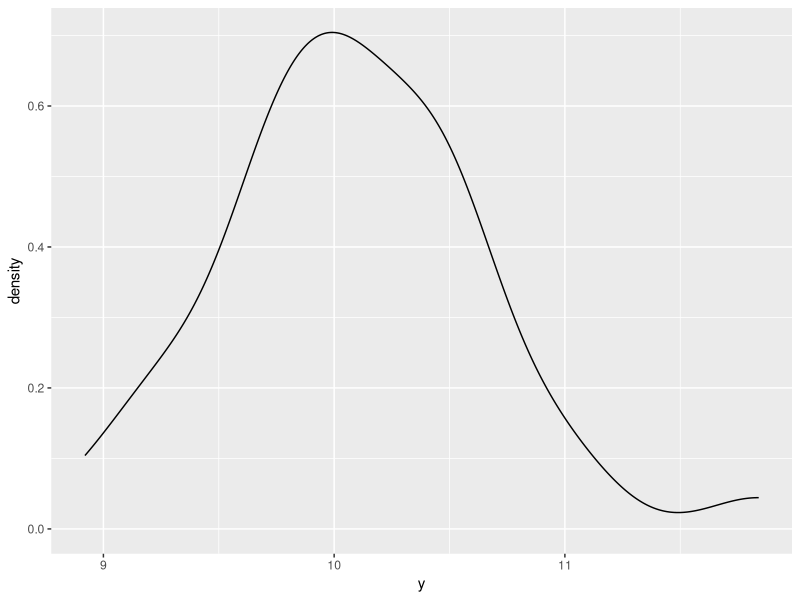
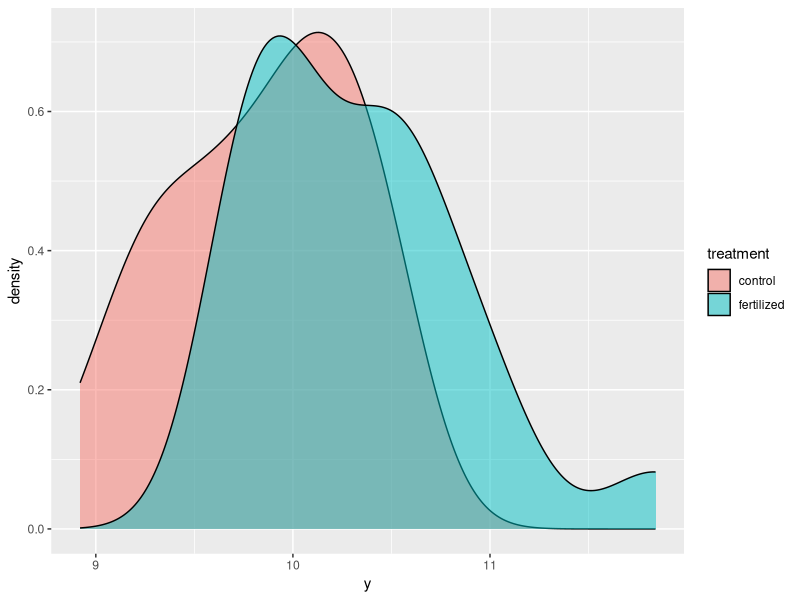
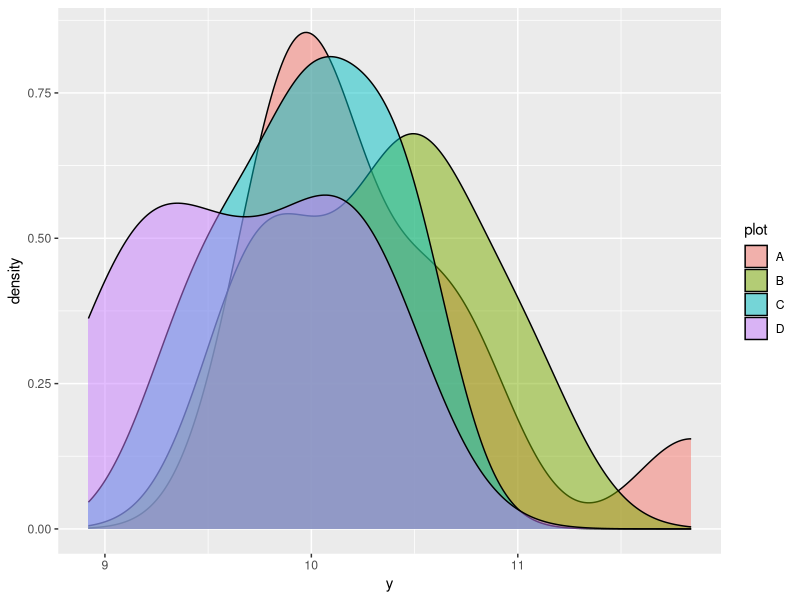
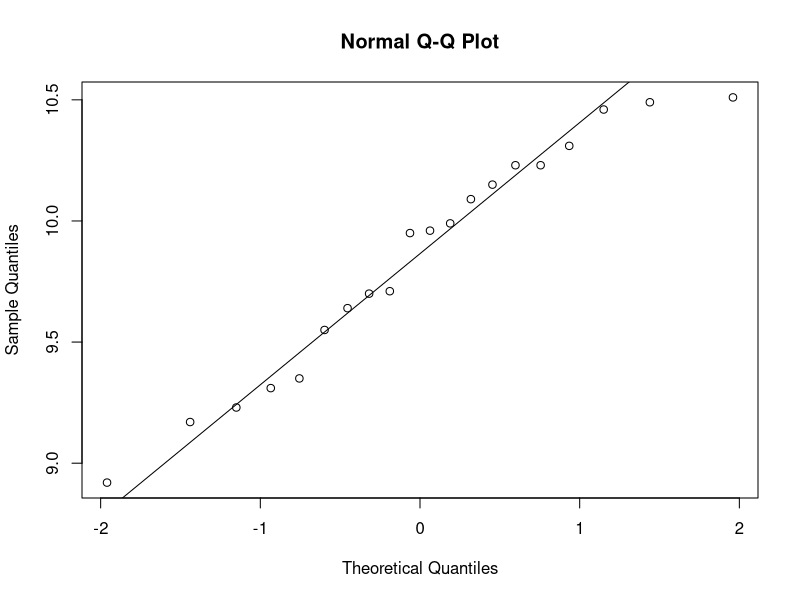
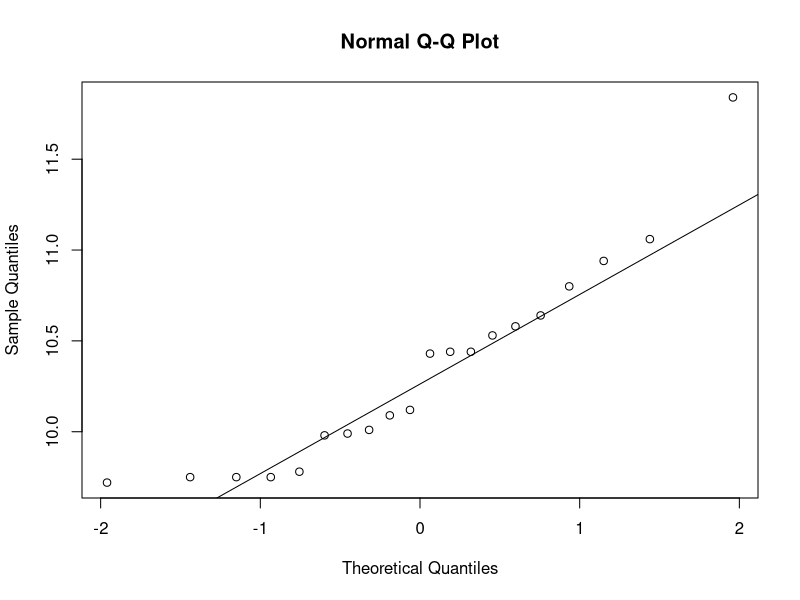
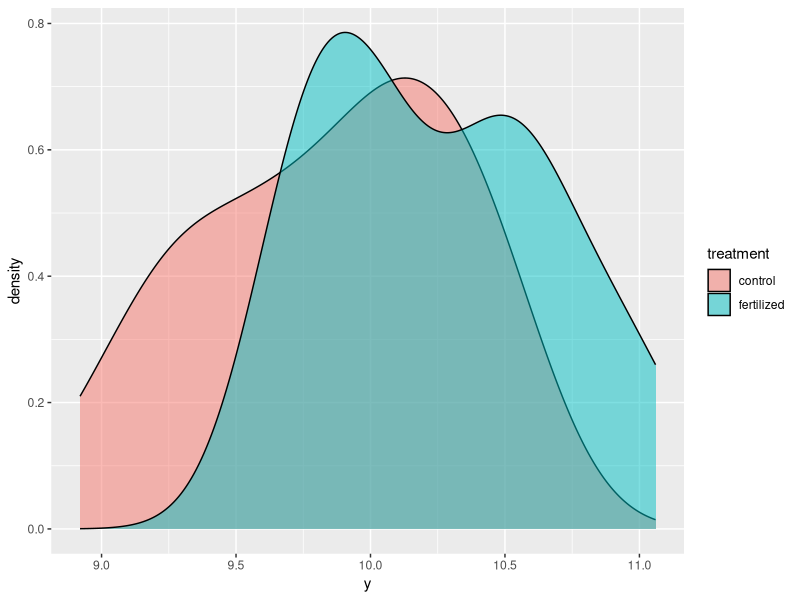
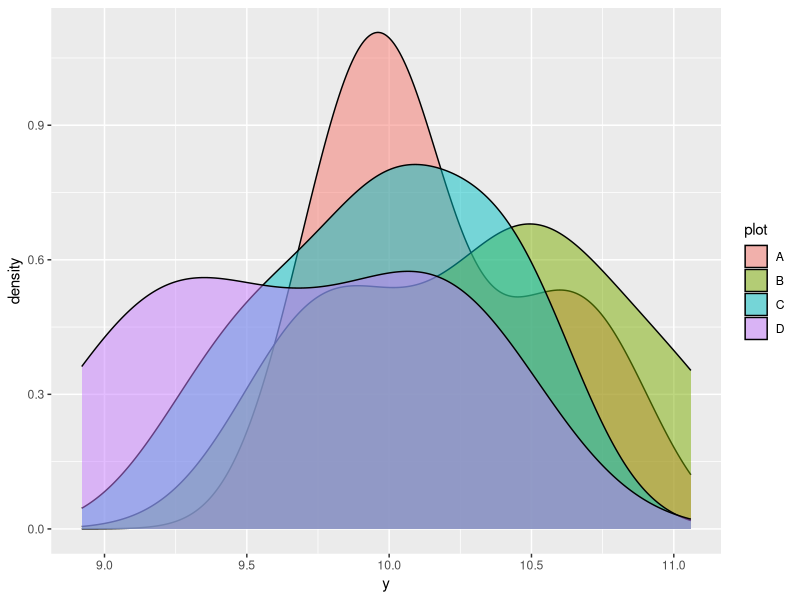
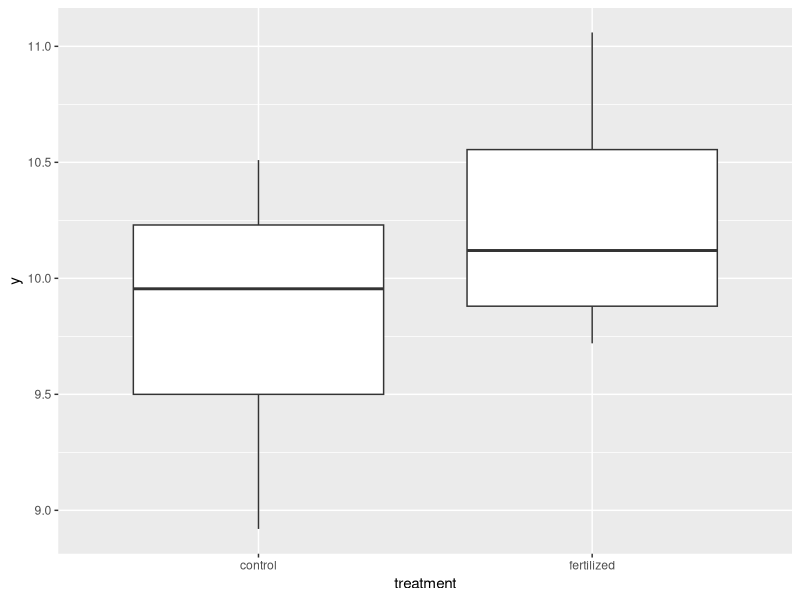

Reproduce these figures in R, in order.
installChecker <- function(package){
  #install required packages
  if(is.element(package,rownames(installed.packages())) == T){
    return(paste(package, "already installed"))
  }else {
    install.packages(package) 
  }
}

modelPerf <- function(object, ...){
  # displays diagnostics of models based on information theoretic approach
  # logic holds for w/e statistical comparison, actual calcs done by R fun'
  # should I include likelihood stuff/rel. prob?
  modelList <- list(object, ...)
  results   <- data.frame(Model = seq(1,length(modelList)))
  results$AIC <- sapply(FUN = AIC, modelList)
  results$BIC <- sapply(FUN = BIC, modelList)
  results
}

hypTest <- function(model){
  #calculate AICc of the 2 different models  
  #http://warnercnr.colostate.edu/~anderson/PDF_files/ttests.pdf
  null.param <- 1; alt.param  <- 2 #linear regression with a dummy var, also length(fit.aov2$coefficients)
  null  <- AIC(model) + (2*null.param*(null.param + 1))/(length(model$residuals)*null.param)
  alt   <- AIC(model) + (2*alt.param*(alt.param + 1))/(length(model$residuals)*alt.param)
  pData <- c(null,alt); dI <- pData - min(pData)
  lhood <- sapply(dI, function(x)exp((-1/2)*x))
  prob  <- lhood/sum(lhood)
  data.frame(model = c("null", "alternative"), AICc = pData, 
             Likelihood = lhood, Rel.Probability = prob)
}

# An experiment has been performed to test the effects of a fertilizer.
# Four plots were randomly assigned to either control or fertilized treatment.
# Please provide code (not output) to explore the data and describe the results.
dat4 <- data.frame(treatment = factor(rep(c("control", "fertilized"), each = 20)),
                   plot = factor(rep(c("C", "D", "B", "A"), each = 10)),
                   y = c( 9.99, 10.31,  9.64, 10.51,  9.31,  9.55, 10.23,  9.95,  9.96, 10.49,
                          9.17,  9.23,  9.35,  9.71,  8.92, 10.23, 10.15,  9.70, 10.09, 10.46,
                         10.94,  9.75, 10.44, 10.09, 10.53, 10.43,  9.75, 10.58, 11.06,  9.72,
                          9.98, 10.44,  9.78, 10.01, 10.12, 11.84, 10.64, 10.80,  9.75,  9.99))

requiredpkgs <- c("plyr", "ggplot2")
sapply(requiredpkgs, installChecker)
lapply(requiredpkgs, require, character.only=T)

# exploratory analysis followed model selection 
# descriptive model using anova

#variance 
tapply(dat4$y, dat4$treatment, var) #treatment
tapply(dat4$y, dat4$plot, var) #plot

#visualizations
ggplot(dat4, aes(y)) + geom_density()
ggplot(dat4, aes(y)) + geom_density(aes(fill = treatment), alpha = .5)
ggplot(dat4, aes(y)) + geom_density(aes(fill = plot), alpha = .5)

qqnorm(dat4$y[which(dat4$treatment == "control")])
qqline(dat4$y[which(dat4$treatment == "control")])
qqnorm(dat4$y[which(dat4$treatment == "fertilized")])
qqline(dat4$y[which(dat4$treatment == "fertilized")])


# things look normal enough for the small sample size
# even with an outlier... sadly a fairly influential one, 

dat4$y[which(dat4$y == max(dat4$y))]<-NA #remove outlier, still "balanced" but its a judgement call

#more exploratory graphs for post outlier

ggplot(dat4, aes(y)) + geom_density(aes(fill = treatment), alpha = .5)
ggplot(dat4, aes(y)) + geom_density(aes(fill = plot), alpha = .5)



# when analyzed by both factors things appear to be approx. normal, 
# could use a more quantitative normality test... like anderson darling or ks test
# anova robustness to viol of norm, small sample sizes, power issues
# thats moot a posteriori 

# model selection according to AIC/BIC
# and likelihood/relative probability
# some of these could be t-tests but they are similar results.. 
# and preserves rigor of AIC/BIC
# testing all possible models because of possibility of interaction
# confounding and etc. 

fit1      <- lm(y ~ treatment + plot, data = dat4)
fit.aov1  <- aov(fit1)

fit2      <- lm(y ~ treatment , data = dat4)
fit.aov2  <- aov(fit2)

fit3      <- lm(y ~ plot , data = dat4)
fit.aov3  <- aov(fit3)

fit4      <- lm(y ~ treatment + plot + treatment:plot, data = dat4)
fit.aov4  <- aov(fit4)

modelPerf(fit.aov1, fit.aov2, fit.aov3, fit.aov4)

#take the best model and look at effect size/metric
summary(fit.aov2)
TukeyHSD(fit.aov2)
hypTest(fit.aov2)
ggplot(dat4, aes(treatment,y)) + geom_boxplot()

